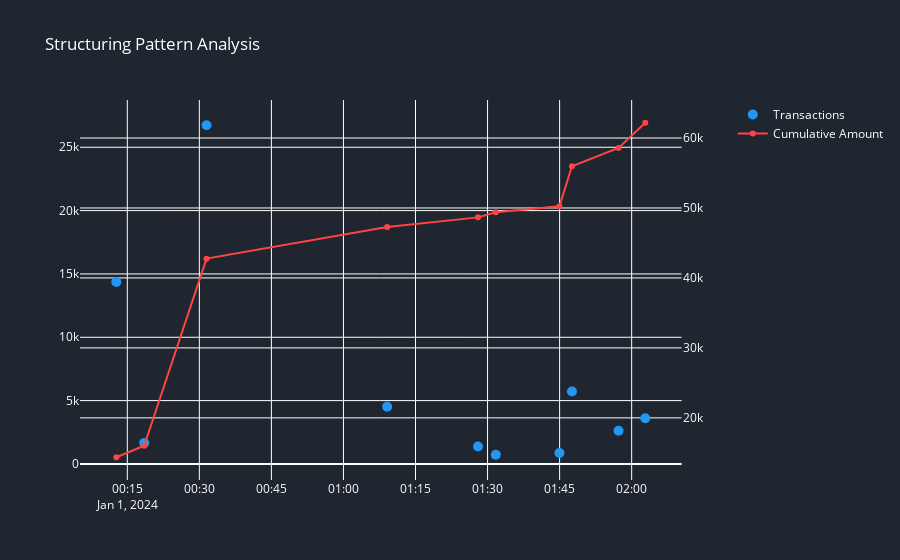

Notebook code for this chart:
### Markdown cell above
## 1. Structuring (Smurfing) Pattern

Structuring involves breaking down a large transaction into smaller ones to avoid reporting thresholds.

### Code cell
visualizer = TransactionVisualizer(dark_mode=True)

# Get structuring pattern data
pattern_data = {'transactions': transactions[:10]}  # Using first 10 transactions for example
fig = visualizer._visualize_structuring(pattern_data['transactions'])
fig.show()

### Figure 1 — Plotly figure (JSON) as saved in the notebook; plotly's stock layout.template omitted (floating-point values rounded to 4 significant figures)
{"data": [{"marker": {"color": "#2196F3", "size": 10}, "mode": "markers", "name": "Transactions", "type": "scatter", "x": ["2024-01-01T00:12:43.000000000", "2024-01-01T00:18:31.000000000", "2024-01-01T00:31:30.000000000", "2024-01-01T01:09:06.000000000", "2024-01-01T01:28:00.000000000", "2024-01-01T01:31:43.000000000", "2024-01-01T01:44:58.000000000", "2024-01-01T01:47:34.000000000", "2024-01-01T01:57:16.000000000", "2024-01-01T02:02:50.000000000"], "xaxis": "x", "y": [14370.0, 1649.0, 26740.0, 4519.0, 1379.0, 724.3, 858.5, 5716.0, 2614.0, 3611.0], "yaxis": "y"}, {"line": {"color": "#ff4444"}, "mode": "lines+markers", "name": "Cumulative Amount", "type": "scatter", "x": ["2024-01-01T00:12:43.000000000", "2024-01-01T00:18:31.000000000", "2024-01-01T00:31:30.000000000", "2024-01-01T01:09:06.000000000", "2024-01-01T01:28:00.000000000", "2024-01-01T01:31:43.000000000", "2024-01-01T01:44:58.000000000", "2024-01-01T01:47:34.000000000", "2024-01-01T01:57:16.000000000", "2024-01-01T02:02:50.000000000"], "xaxis": "x", "y": [14370.0, 16020.0, 42760.0, 47280.0, 48660.0, 49380.0, 50240.0, 55960.0, 58570.0, 62180.0], "yaxis": "y2"}], "layout": {"font": {"color": "#ffffff"}, "paper_bgcolor": "#1f2630", "plot_bgcolor": "#1f2630", "title": {"text": "Structuring Pattern Analysis"}, "xaxis": {"anchor": "y", "domain": [0, 0.94]}, "yaxis": {"anchor": "x", "domain": [0, 1]}, "yaxis2": {"anchor": "x", "overlaying": "y", "side": "right"}}}
